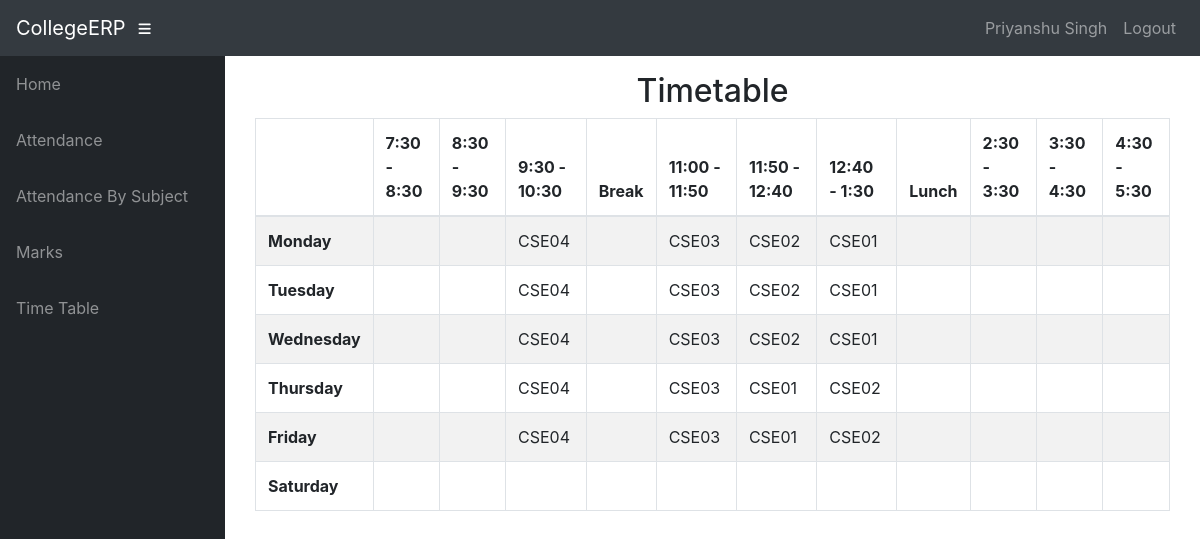
The page /info/student/CSE8A/timetable/ (signed in) on the database its author committed.
### info/models.py (models this page shows, shortened)
class User(AbstractUser):
    @property
    def is_student(self):
        if hasattr(self, 'student'):
            return True
        return False

class Student(models.Model):
    user = models.OneToOneField(User, on_delete=models.CASCADE, null=True)
    class_id = models.ForeignKey(Class, on_delete=models.CASCADE, default=1)
    USN = models.CharField(primary_key='True', max_length=100)
    name = models.CharField(max_length=200)
    sex = models.CharField(max_length=50, choices=sex_choice, default='Male')
    DOB = models.DateField(default='2023-07-01')

class Assign(models.Model):
    class_id = models.ForeignKey(Class, on_delete=models.CASCADE)
    course = models.ForeignKey(Course, on_delete=models.CASCADE)
    teacher = models.ForeignKey(Teacher, on_delete=models.CASCADE)
    class Meta:
        unique_together = (('course', 'class_id', 'teacher'),)

### info/views.py (the view)
# urls.py: path('timetable/', api_view.TimetableView.as_view()),
@login_required()
def timetable(request, class_id):
    asst = AssignTime.objects.filter(assign__class_id=class_id)
    matrix = [['' for i in range(12)] for j in range(6)]
    for i, d in enumerate(DAYS_OF_WEEK):
        t = 0
        for j in range(12):
            if j == 0:
                matrix[i][0] = d[0]
                continue
            if j == 4 or j == 8:
                continue
            try:
                a = asst.get(period=time_slots[t][0], day=d[0])
                matrix[i][j] = a.assign.course_id
            except AssignTime.DoesNotExist:
                pass
            t += 1
    context = {'matrix': matrix}
    return render(request, 'info/timetable.html', context)

### info/templates/info/timetable.html
{% extends 'info/base.html' %}
    {% block content %}
    <div class="container">
        <div class="container">
            <div class="row">
                <div class="col-md-12">
                    <h2 class="text-center">
                        Timetable
                    </h2>
                </div>
                <div id="no-more-tables">
                    <table class="col-sm-12 table table-bordered table-striped table-condensed cf">
                        <thead class="cf">
                            <tr>
                                <th>      </th>
                                <th>7:30 - 8:30</th>
                                <th>8:30 - 9:30</th>
                                <th>9:30 - 10:30</th>
                                <th>Break</th>
                                <th>11:00 - 11:50</th>
                                <th>11:50 - 12:40</th>
                                <th>12:40 - 1:30</th>
                                <th>Lunch</th>
                                <th>2:30 - 3:30</th>
                                <th>3:30 - 4:30</th>
                                <th>4:30 - 5:30</th>
                            </tr>
                        </thead>
                        <tbody>
                            {% for i in matrix %}
                            <tr>
                                {% for j in i %}
                                    {% if forloop.counter == 1 %}
                                    <td><b>{{ j }}</b></td>
                                    {% else %}
                                    <td>{{ j }}</td>
                                    {% endif %}
                                {% endfor %}
                            </tr>
                            {% endfor %}
                        </tbody>
                    </table>
                </div>
            </div>
        </div>
    </div>
    {% endblock %}

### info/templates/info/base.html (shortened to what this page needs)
<!DOCTYPE html>
<html lang="en">
  <head>
      {% load static %}
    <link href="{% static '/info/bootstrap/vendor/bootstrap/css/bootstrap.min.css' %}" rel="stylesheet">
    <link href="{% static '/info/bootstrap/vendor/fontawesome-free/css/all.min.css' %}" rel="stylesheet" type="text/css">
    <link href="{% static '/info/bootstrap/vendor/datatables/dataTables.bootstrap4.css' %}" rel="stylesheet">
    <link href="{% static '/info/bootstrap/css/sb-admin.css' %}" rel="stylesheet">
  </head>
  <body id="page-top">
    <nav class="navbar navbar-expand navbar-dark bg-dark static-top">
      <a class="navbar-brand mr-1" href="{% url 'index' %}">CollegeERP</a>
      <button class="btn btn-link btn-sm text-white order-1 order-sm-0" id="sidebarToggle" href="#">
        <i class="fas fa-bars"></i>
      </button>
        <div class="collapse navbar-collapse" id="navbarResponsive">
          <ul class="navbar-nav ml-auto">
            <li class="nav-item">
                {% if request.user.is_student %}
                    <a class="nav-link text-capitalize">{{ request.user.student.name }}</a>
                {% elif request.user.is_teacher %}
                    <a class="nav-link text-capitalize">{{ request.user.teacher.name }}</a>
                {% endif %}
            </li>
            <li class="nav-item">
                <a class="nav-link" href="#" data-toggle="modal" data-target="#logoutModal">Logout</a>
            </li>
          </ul>
        </div>
    </nav>
    <div id="wrapper">
      <ul class="sidebar navbar-nav">
            <li class="nav-item">
              <a class="nav-link" href="{% url 'index' %}">
                <span>Home</span>
              </a>
            </li>
        {% if request.user.is_student %}
            <li class="nav-item">
              <a class="nav-link" href="{% url 'attendance' request.user.student.USN %}">
                <span>Attendance</span>
              </a>
            </li>
            <li class="nav-item">
              <a class="nav-link" href="{% url 'attendance' request.user.student.USN %}">
                <span>Attendance By Subject</span>
              </a>
            </li>
            <li class="nav-item">
              <a class="nav-link" href="{% url 'marks_list' request.user.student.USN %}">
                <span>Marks</span>
              </a>
            </li>
              <li class="nav-item">
              <a class="nav-link" href="{% url 'timetable' request.user.student.class_id_id %}">
                <span>Time Table</span>
              </a>
            </li>
        {% endif %}
      </ul>
      <div id="content-wrapper">
        <div class="container-fluid">
            {% block content %}
            {% endblock %}
        </div>
      </div>
    </div>
  </body>
</html>

### rows shown on the page
User: user.student.name "Priyanshu Singh"
Assign: i "CSE04" "CSE04" "CSE04" "CSE04" "CSE04"
Assign: i "CSE03" "CSE03" "CSE03" "CSE03" "CSE03"
Assign: i "CSE02" "CSE02" "CSE02" "CSE02" "CSE02"
Assign: i "CSE01" "CSE01" "CSE01" "CSE01" "CSE01"

### other values the page prints
{{ j }} "Monday" "Tuesday" "Wednesday" "Thursday" "Friday" "Saturday"
